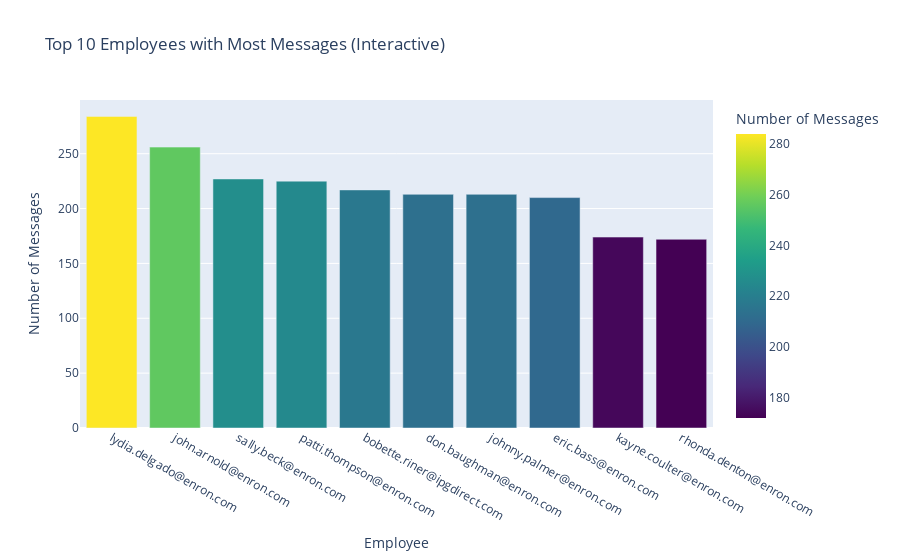

Notebook cell for this chart:
### Code cell
#Task 2–(EDA)

import pandas as pd
import matplotlib.pyplot as plt
import seaborn as sns
import plotly.express as px

sns.set(style="whitegrid")

print("🔍 Dataset Overview:")
print(f"Total messages: {len(df)}")
print("\nMissing values:")
print(df.isnull().sum())


df["date"] = pd.to_datetime(df["date"], errors="coerce")
print("\nDate range:", df["date"].min(), "to", df["date"].max())

#  Sentiment Distribution 
plt.figure(figsize=(6,4))
sns.countplot(data=df, x="Sentiment", palette="viridis")
plt.title("Sentiment Distribution", fontsize=14)
plt.savefig("visualizations/sentiment_distribution.png")
plt.show()

# Sentiment Trends Over Months 
df["month"] = df["date"].dt.to_period("M").astype(str)
sentiment_trends = df.groupby(["month", "Sentiment"]).size().reset_index(name="count")

plt.figure(figsize=(10,5))
sns.lineplot(data=sentiment_trends, x="month", y="count", hue="Sentiment", marker="o")
plt.title("Sentiment Trends Over Time", fontsize=14)
plt.xticks(rotation=45)
plt.tight_layout()
plt.savefig("visualizations/sentiment_trends.png")
plt.show()

#  Sentiment Percentage Over Months 
sentiment_pct = sentiment_trends.copy()
total_per_month = sentiment_pct.groupby("month")["count"].transform("sum")
sentiment_pct["percentage"] = (sentiment_pct["count"] / total_per_month) * 100

plt.figure(figsize=(10,5))
sns.lineplot(data=sentiment_pct, x="month", y="percentage", hue="Sentiment", marker="o")
plt.title("Sentiment Percentage Trends", fontsize=14)
plt.ylabel("Percentage (%)")
plt.xticks(rotation=45)
plt.tight_layout()
plt.savefig("visualizations/sentiment_percentage.png")
plt.show()

#  Employees with High/Low Messages
employee_counts = df["from"].value_counts().reset_index()
employee_counts.columns = ["Employee", "Message_Count"]

plt.figure(figsize=(10,5))
sns.barplot(data=employee_counts.head(10), x="Employee", y="Message_Count", palette="mako")
plt.title("Top 10 Employees with Most Messages", fontsize=14)
plt.xticks(rotation=45)
plt.savefig("visualizations/employee_message.png")
plt.show()

#  Interactive Plotly Chart for Top Employees 
fig = px.bar(employee_counts.head(10), x="Employee", y="Message_Count",
             title="Top 10 Employees with Most Messages (Interactive)",
             labels={"Message_Count": "Number of Messages"},
             color="Message_Count", color_continuous_scale="viridis")
plt.savefig("visualizations/top_employee.png")
fig.show()

### Figure 1 — Plotly figure (JSON) as saved in the notebook; plotly's stock layout.template omitted (floating-point values rounded to 4 significant figures)
{"data": [{"alignmentgroup": "True", "hovertemplate": "Employee=%{x}<br>Number of Messages=%{marker.color}<extra></extra>", "legendgroup": "", "marker": {"color": [284, 256, 227, 225, 217, 213, 213, 210, 174, 172], "coloraxis": "coloraxis", "pattern": {"shape": ""}}, "name": "", "offsetgroup": "", "orientation": "v", "showlegend": false, "textposition": "auto", "type": "bar", "x": ["lydia.delgado@enron.com", "john.arnold@enron.com", "sally.beck@enron.com", "patti.thompson@enron.com", "bobette.riner@ipgdirect.com", "don.baughman@enron.com", "johnny.palmer@enron.com", "eric.bass@enron.com", "kayne.coulter@enron.com", "rhonda.denton@enron.com"], "xaxis": "x", "y": [284, 256, 227, 225, 217, 213, 213, 210, 174, 172], "yaxis": "y"}], "layout": {"autosize": true, "barmode": "relative", "coloraxis": {"colorbar": {"title": {"text": "Number of Messages"}}, "colorscale": [[0, "#440154"], [0.1111, "#482878"], [0.2222, "#3e4989"], [0.3333, "#31688e"], [0.4444, "#26828e"], [0.5556, "#1f9e89"], [0.6667, "#35b779"], [0.7778, "#6ece58"], [0.8889, "#b5de2b"], [1, "#fde725"]]}, "legend": {"tracegroupgap": 0}, "title": {"text": "Top 10 Employees with Most Messages (Interactive)"}, "xaxis": {"anchor": "y", "autorange": true, "domain": [0, 1], "range": [-0.5, 9.5], "title": {"text": "Employee"}, "type": "category"}, "yaxis": {"anchor": "x", "autorange": true, "domain": [0, 1], "range": [0, 298.9], "title": {"text": "Number of Messages"}, "type": "linear"}}}
